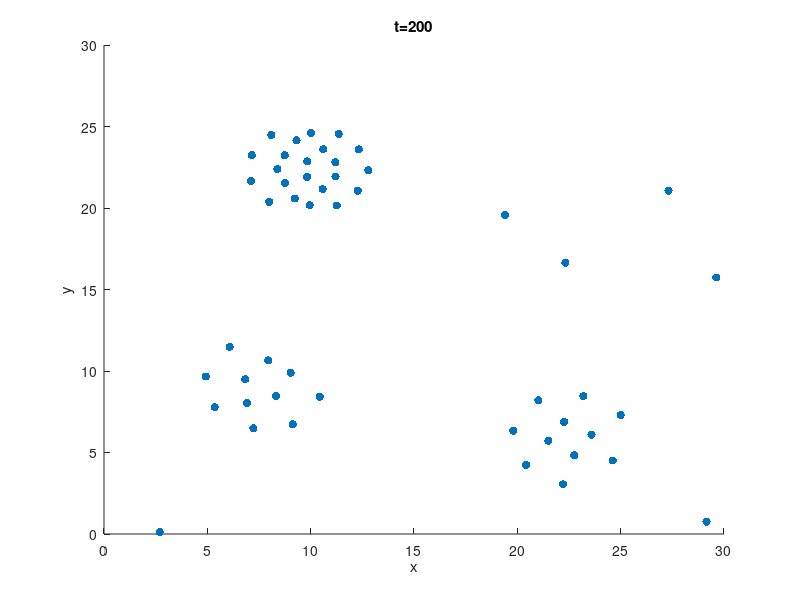

This figure's MATLAB source: (Note: this script raises an error after producing the figure.)
clear
%snapshot data
load("intpot1.mat")
filename='ABMvidInt1.avi'
sizeAsnap=size(Asnapshots);
%create plots
figure
for i=1:sizeAsnap(1)
    colormap jet
    %plot agents
    scatter(squeeze(Asnapshots(i,:,1)),squeeze(Asnapshots(i,:,2)),"red","filled")
    %labels
    xlabel('x')
    ylabel('y')
    title(['t=' num2str(T(i))])
    xlim([0 arealength])
    ylim([0 arealength])
    %save frame for video
    drawnow
    F=getframe(gcf);
    %frames for avi
    Frames{i}=F;
end
close
%create avi
vid = VideoWriter(filename);
vid.FrameRate = 10;
open(vid)
for i = 1:sizeAsnap(1)
    writeVideo(vid,Frames{i}) 
end
close(vid)